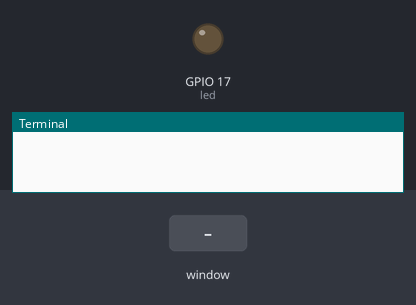
The program below on a simulated Raspberry Pi (BCM pin numbers). Parts: output pins drawn as LEDs (lit = HIGH), the last lines printed to the terminal. The inputs (shaded band) are chosen by the test bench. The desktop window is not drawn, its controls go by their first labels and the mouse button is held 0.15 s.

Above: at 1.2 s.
1.3 s: control labelled "LED ON/OFF" in the window clicked
At 2.0 s:
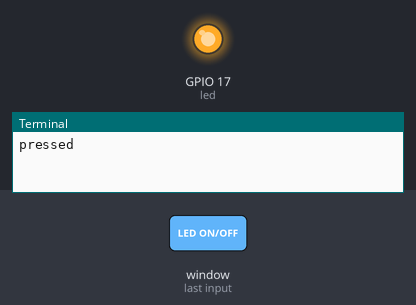
Timing chart, 0 to 4.3 s (numbered marks = the images above; inputs shaded):
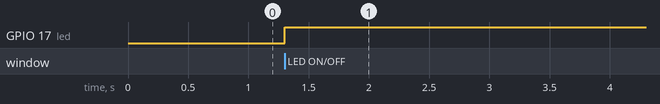

The program:

Gui_Led.py
```python
from gpiozero import LED
import tkinter as gui

# Setup LED
led = LED(17)

def LED_Toggle():
    led.toggle()
    print("pressed")

# Main window
main_window = gui.Tk()
main_window.title("Control Led")
main_window.geometry("400x200+230+130")
main_window.resizable(False, False)
main_window.configure(background="white")

# Widgets
buttontoggle = gui.Button(main_window, text="LED ON/OFF",
                          command=LED_Toggle, bg="pink", fg="black")

# Places
buttontoggle.place(x=50, y=50)

main_window.mainloop()
```

Measured:
- after the input at 1.3 s, GPIO 17 (led): LOW → HIGH at once
